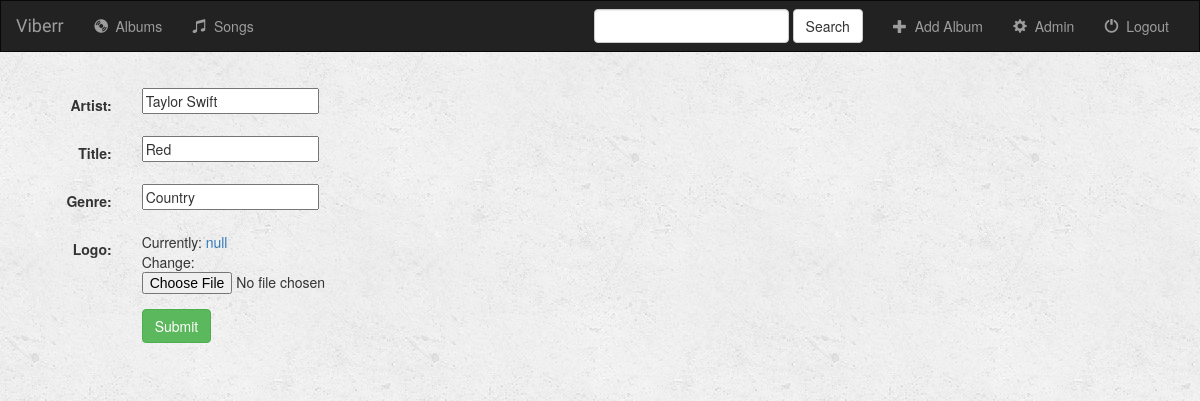
The page /music/album/1/ on the database as committed earlier.
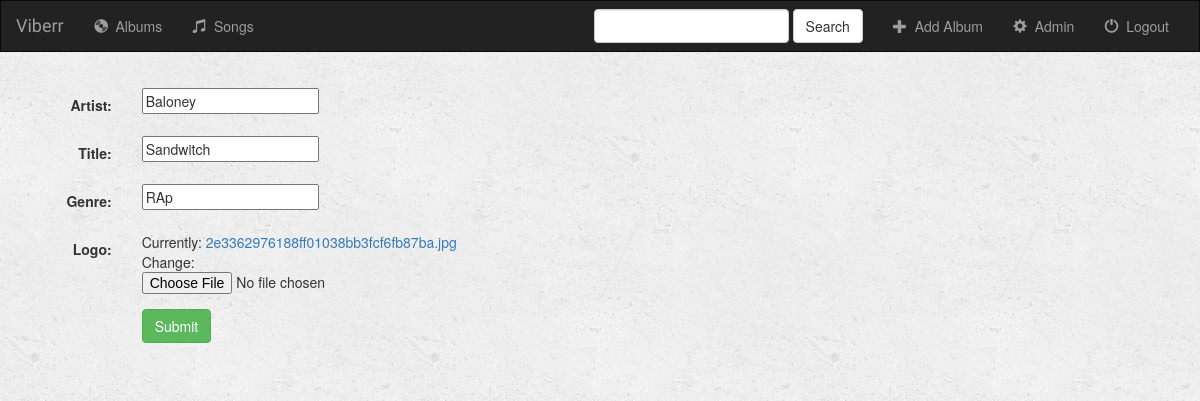
The same page on the database as committed later.
### music/models.py (models this page shows, shortened)
class Album(models.Model):
    artist = models.CharField(max_length=256)
    title = models.CharField(max_length=256)
    genre = models.CharField(max_length=256)
    logo = models.FileField()

### music/views.py (the view)
# urls.py: url(r'album/(?P<pk>[0-9]+)/$', views.AlbumUpdate.as_view(), name='album-update'),
class AlbumUpdate(UpdateView):
    model = Album
    fields = ['artist', 'title', 'genre', 'logo']

### music/templates/music/album_form.html (shortened to what this page needs)
{% extends 'music/base.html' %}
{% block body %}
    <div class="container-fluid">
        <div class="row">
            <div class="col-sm-12 col-md-7">
                <div class="panel-body">
                    <form class="form-horizontal" action="" method="post" enctype="multipart/form-data">
                        {% include 'music/form_templates.html' %}
                        <div class="form-group">
                            <div class="col-sm-offset-2 col-sm-10">
                                <button type="submit" class="btn btn-success">Submit</button>
                            </div>
                        </div>
                    </form>
                </div>
            </div>
        </div>
    </div>
{% endblock %}

### music/templates/music/form_templates.html (shortened to what this page needs)
{% for field in form %}
    <div class="form-group">
        <div class="col-sm-offset-2 col-sm-10">
        </div>
        <label class="control-label col-sm-2">
            {{ field.label_tag }}
        </label>
        <div class="col-sm-10">{{ field }}</div>
    </div>
{% endfor %}

Rows that differ between the two databases and show on the page:
changed Album: artist "Taylor Swift" → "Baloney"; title "Red" → "Sandwitch"; genre "Country" → "RAp"
Other text that changed with them:
text no longer shown: "Currently: null Change:"
text now shown: "Currently: 2e3362976188ff01038bb3fcf6fb87ba.jpg Change:"
